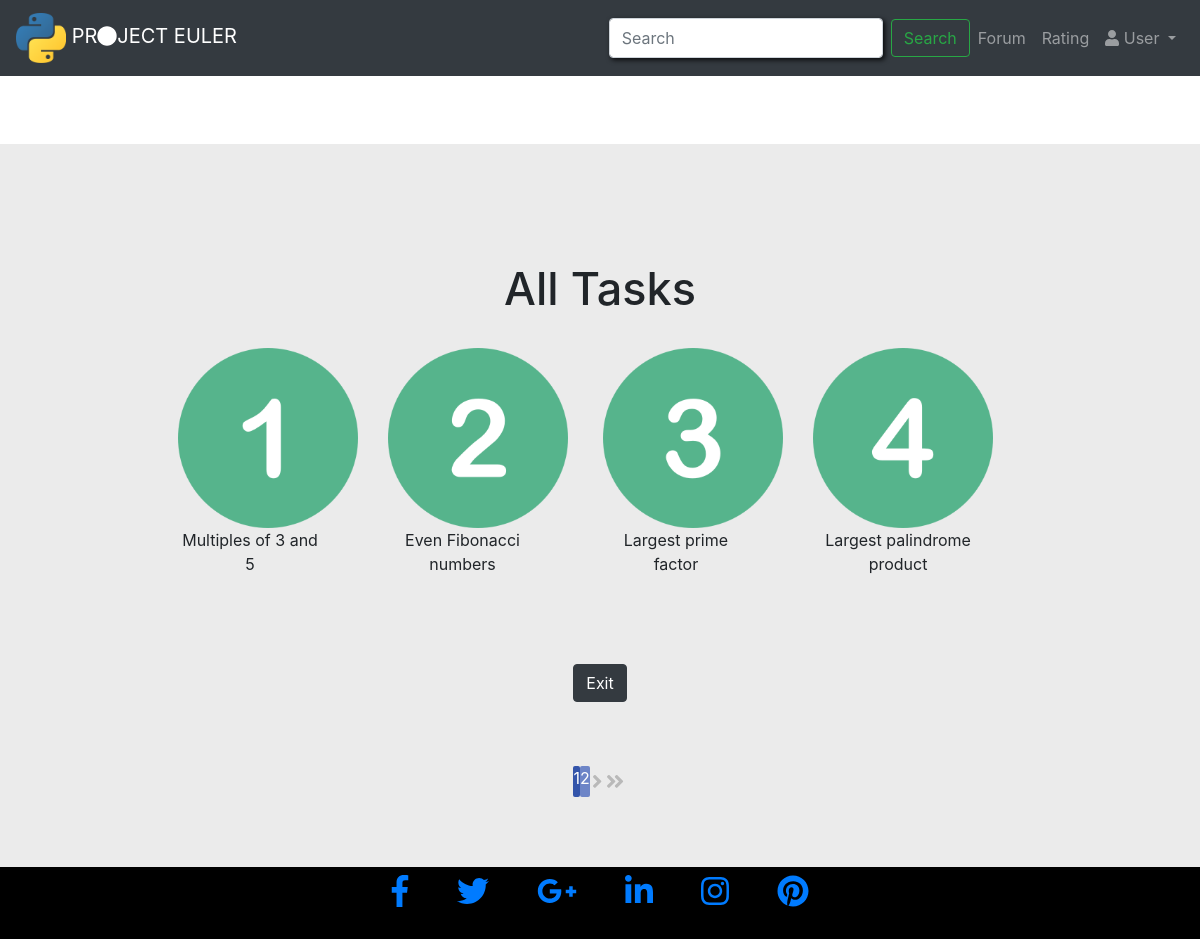
Screenshot of /moreProblems with the database file from the repository.
### myFirstApp/models.py (models this page shows, shortened)
class Task(models.Model):
    task_name   = models.CharField(max_length = 1000)
    task_img    = models.ImageField(upload_to='task_img/', default='NULL')
    task_text   = models.TextField(default="")
    clicks      = models.IntegerField(default=0)

### myFirstApp/views.py (the view)
# urls.py: path('moreProblems', views.moreProblems, name = 'moreProblems'),
def moreProblems(request):
    allTask     = Task.objects.all()
    title = 'All Tasks'
    search_query = request.GET.get('search', '')
    if search_query:
        allTask = Task.objects.filter(task_name__icontains=search_query)
        title = 'Search result'
    else:
        allTask = Task.objects.all()
    paginator   = Paginator(allTask,4)
    page        = request.GET.get('page')
    allTask     = paginator.get_page(page)
    return render(request, 'myFirstApp/allTask.html', {'title':title,'task':allTask})

### myFirstApp/templates/myFirstApp/allTask.html (shortened to what this page needs)
{% extends 'myFirstApp/index.html' %}
{% block body_block %}
<br><br><br><br><br><br>
<div id="lg">
<br><br>
   <center> <h4>{{ title }}</h4></center>
    <br>
    <div class="container">
        <div class="row justify-content-md-center">
        <br><br>
    {% for i in task %}
        <div class="tilt2">
            <div class="col-lg-10 col-lg-offset-4">
                <a href={%url 'currentTask' i.id%}><img src="{{ i.task_img.url }}" width="180" height="180" alt=""> </a>
                <p>{{ i.task_name }} </p>
            </div>
        </div>
    {% endfor %}
        </div>
    </div>
    <br><br><br>
   <center> <a href={% url 'index' %} >  <button type="button" class="btn btn-dark center">Exit</button></a></center>
    <br><br>
        <div class="pagination row justify-content-md-center">
        {% for num in task.paginator.page_range %}
            {% if task.number == num %}
                <span class="pagination-number pagination-current" >{{ num }}</span>
        {% elif num > task.number|add:'-3' and num < task.number|add:'3' %}
               <a class="pagination-number" href="?page={{ num }}">{{ num }}</a>
        {% endif %}
        {% endfor %}
        {% if task.has_next %}
            <a class="pagination-action" href="?page={{ task.next_page_number }}">
                 <i class="fas fa-angle-right"></i>
            </a>
            <a  class="pagination-action" href="?page=1"><i class="fas fa-angle-double-right"></i> </a>
        {% endif %}
    </div>
  </div>
  {% endblock  %}

### myFirstApp/static/main.css (style rules this page uses)
#lg { background: #ebebeb; padding-top: 70px; padding-bottom: 70px; text-align: center; }
#lg h4 { font-size: 45px; }

### myFirstApp/static/pagination.css (style rules this page uses)
.pagination { text-align: center; margin-top: 1em; }
.pagination-action { margin:0 0.1em; display: inline-block; padding: 0.5 em; color:#B9B9B9; font-size: 1.3em; }
.pagination-number { background-color: #6D85C7; padding: 0.5 em 0.8em; color: #fff; border-radius: 2px; }
.pagination-number:hover, .pagination-current { background-color:#3354AA }

### rows the page displays
Task: task_img (picture), task_name "Multiples of 3 and 5"
Task: task_img (picture), task_name "Even Fibonacci numbers"
Task: task_img (picture), task_name "Largest prime factor"
Task: task_img (picture), task_name "Largest palindrome product"

### other values shown
{{ title }} "All Tasks"
{{ num }} "1"
{{ num }} "2"
